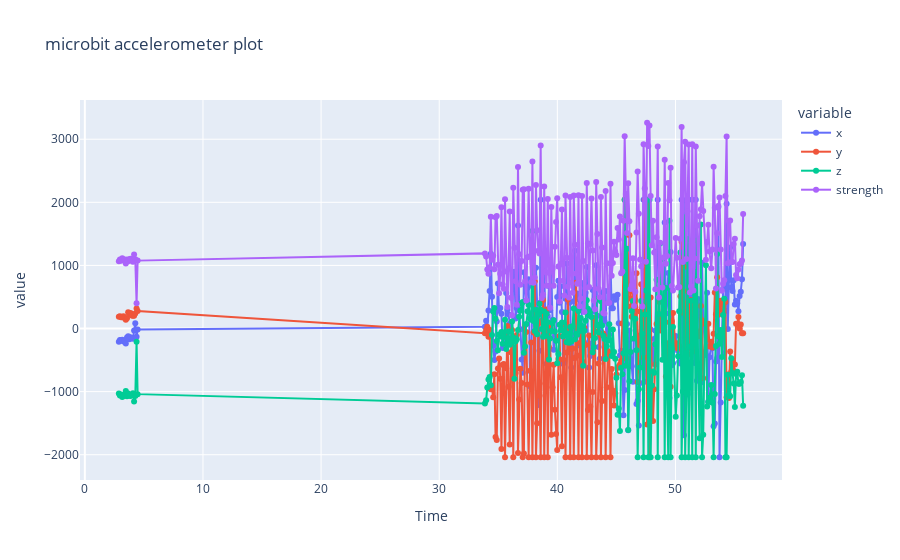

Notebook code cell kept with this figure:
### Code cell
fig = px.line(mdf, x="Time", y=["x", "y", "z", "strength"], title='microbit accelerometer plot', markers=True)
fig.show()

### Figure 1 — Plotly figure (JSON) as saved in the notebook; plotly's stock layout.template omitted (floating-point values rounded to 4 significant figures; data arrays with more than 128 entries replaced by an {"elided": "..."} marker saying what was removed)
{"data": [{"hovertemplate": "variable=x<br>Time=%{x}<br>value=%{y}<extra></extra>", "legendgroup": "x", "line": {"color": "#636efa", "dash": "solid"}, "marker": {"symbol": "circle"}, "mode": "markers+lines", "name": "x", "orientation": "v", "showlegend": true, "type": "scatter", "x": {"elided": "232 float values"}, "xaxis": "x", "y": {"elided": "232 int values"}, "yaxis": "y"}, {"hovertemplate": "variable=y<br>Time=%{x}<br>value=%{y}<extra></extra>", "legendgroup": "y", "line": {"color": "#EF553B", "dash": "solid"}, "marker": {"symbol": "circle"}, "mode": "markers+lines", "name": "y", "orientation": "v", "showlegend": true, "type": "scatter", "x": {"elided": "232 float values"}, "xaxis": "x", "y": {"elided": "232 int values"}, "yaxis": "y"}, {"hovertemplate": "variable=z<br>Time=%{x}<br>value=%{y}<extra></extra>", "legendgroup": "z", "line": {"color": "#00cc96", "dash": "solid"}, "marker": {"symbol": "circle"}, "mode": "markers+lines", "name": "z", "orientation": "v", "showlegend": true, "type": "scatter", "x": {"elided": "232 float values"}, "xaxis": "x", "y": {"elided": "232 int values"}, "yaxis": "y"}, {"hovertemplate": "variable=strength<br>Time=%{x}<br>value=%{y}<extra></extra>", "legendgroup": "strength", "line": {"color": "#ab63fa", "dash": "solid"}, "marker": {"symbol": "circle"}, "mode": "markers+lines", "name": "strength", "orientation": "v", "showlegend": true, "type": "scatter", "x": {"elided": "232 float values"}, "xaxis": "x", "y": {"elided": "232 float values"}, "yaxis": "y"}], "layout": {"legend": {"title": {"text": "variable"}, "tracegroupgap": 0}, "title": {"text": "microbit accelerometer plot"}, "xaxis": {"anchor": "y", "domain": [0, 1], "title": {"text": "Time"}}, "yaxis": {"anchor": "x", "domain": [0, 1], "title": {"text": "value"}}}}
